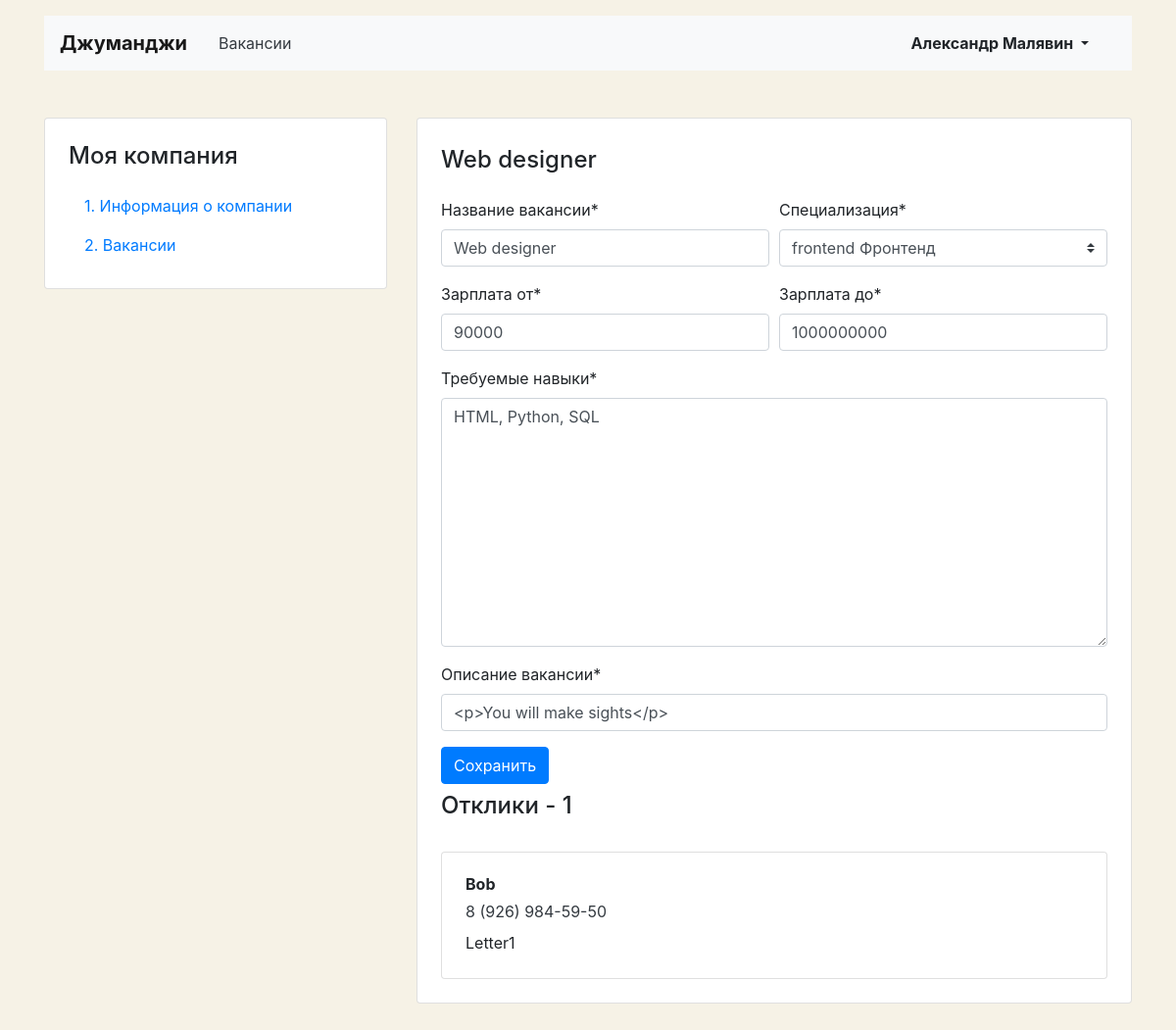
Page /mycompany/vacancies/43/ (signed in) on the earlier database version.
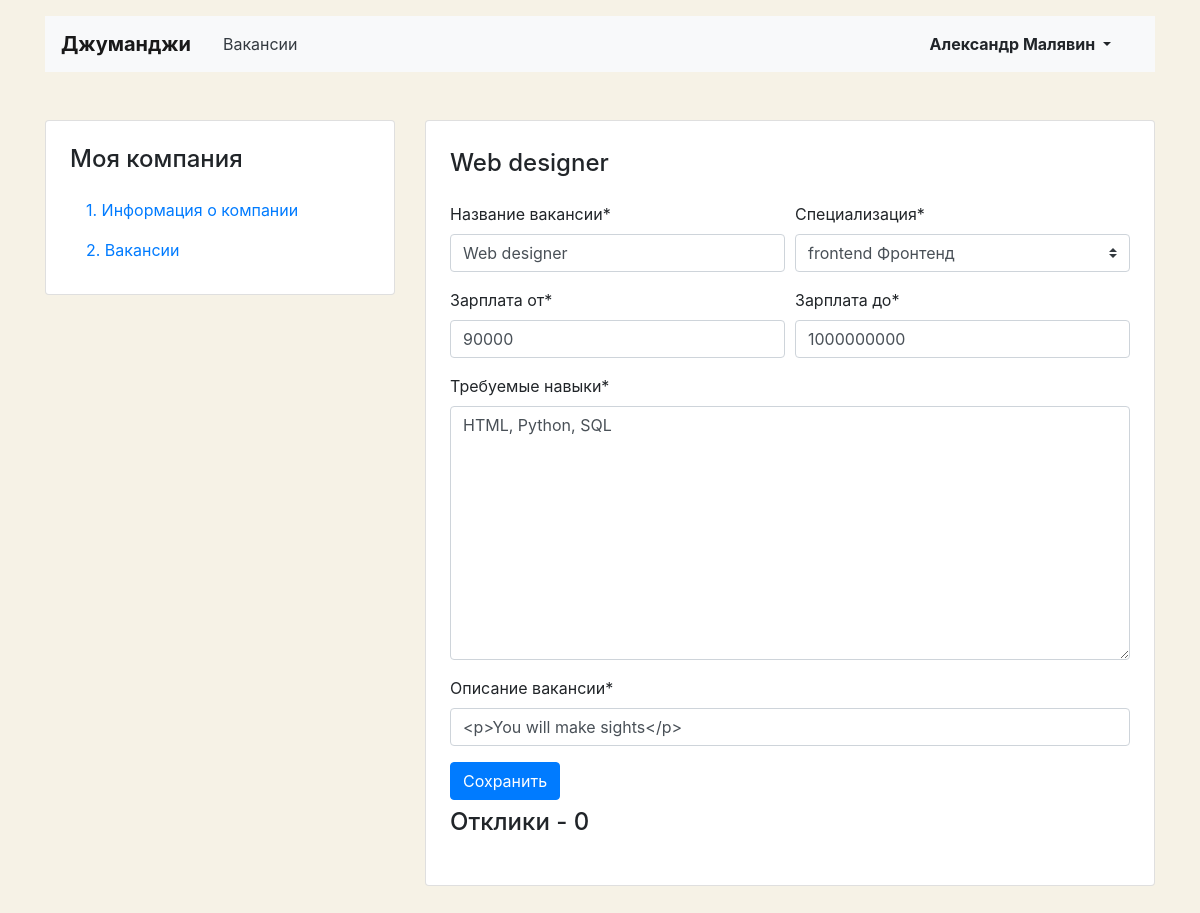
Same page on the later database version.
### main/models.py (models this page shows, shortened)
class Application(models.Model):
    written_username = models.CharField(max_length=120)
    written_phone = PhoneNumberField()
    written_cover_letter = models.TextField()
    vacancy = models.ForeignKey(Vacancy, on_delete=models.CASCADE, related_name='applications')
    user = models.ForeignKey(User, on_delete=models.CASCADE, related_name='applications')

### main/views/my_vacancy.py (the view, shortened to what this page needs)
# urls.py: path('mycompany/vacancies/<int:vac_id>/', vacancy.MyVacancy.as_view(), name='my_company_vacancy'),
class MyVacancy(LoginRequiredMixin, View):
    redirect_field_name = 'login'
    def get(self, request, vac_id):
        vacancy = get_object_or_404(Vacancy, id=vac_id, company__owner=request.user)
        vacancy_form = VacancyForm(instance=vacancy)
        applications = Application.objects.filter(vacancy__id=vac_id)
        ctx = {
            'vacancy': vacancy,
            'vacancy_form': vacancy_form,
            'applications': applications,
        }
        return render(request, 'main/my_vacancy/my_vacancy.html', ctx)

### main/forms.py (shortened to what this page needs)
class VacancyForm(forms.ModelForm):
    description = forms.CharField(widget=TinyMCE, label='Описание вакансии')
    def __init__(self, *args, **kwargs):
        super().__init__(*args, **kwargs)
        self.helper = FormHelper()
        self.helper.form_method = 'post'
        self.helper.layout = Layout(
            Row(
                Column('title'),
                Column('specialty'),
            ),
            Row(
                Column('salary_min'),
                Column('salary_max'),
            ),
            'skills',
            'description',
            Submit('submit', 'Сохранить'),
        )
    class Meta:
        model = Vacancy
        fields = ('title', 'specialty', 'salary_min', 'salary_max', 'skills', 'description')
        labels = {'title': 'Название вакансии',
                  'specialty': 'Специализация',
                  'skills': 'Требуемые навыки',
                  'description': 'Описание вакансии',
                  'salary_min': 'Зарплата от',
                  'salary_max': 'Зарплата до',
                  }

### main/models.py (called while the page is built)
    def __str__(self):
        return f'{self.code} {self.title}'

### main/templates/main/my_vacancy/my_vacancy.html (shortened to what this page needs)
{% extends 'main/base/account_base.html' %}
{% load crispy_forms_tags %}
{% block content %}
<main class="container mt-3 pb-5">
    <div class="row mt-5">
        {% include 'main/base/account_side_menu.html'%}
        <div class="col-12 col-lg-8">
            <div class="card">
                <div class="card-body px-4 pb-4 tab-content">
                    <section>
                <h2 class="h4 pt-2 pb-3">{{vacancy.title}}</h2>
                {% crispy vacancy_form %}
                <h2 class="h4 pt-2 pb-3">Отклики - {{applications.count}}</h2>
                {% for application in applications %}
                <div class="card mt-3">
                    <div class="card-body px-4">
                        <p class="mb-1 font-weight-bold">{{application.written_username}}</p>
                        <p class="mb-2"><a href="tel:+79002842324" class="text-dark">{{application.written_phone}}</a>
                        </p>
                        <p class="mb-1">{{application.written_cover_letter}}</p>
                    </div>
                </div>
                {% endfor %}
                </section>
            </div>
        </div>
    </div>
    </div>
</main>
{% endblock %}

Differences in the rows shown:
removed Application: written_username "Bob", written_phone "8 (926) 984-59-50", written_cover_letter "Letter1"
Other differences:
{{ applications.count }}: "1" → "0"
